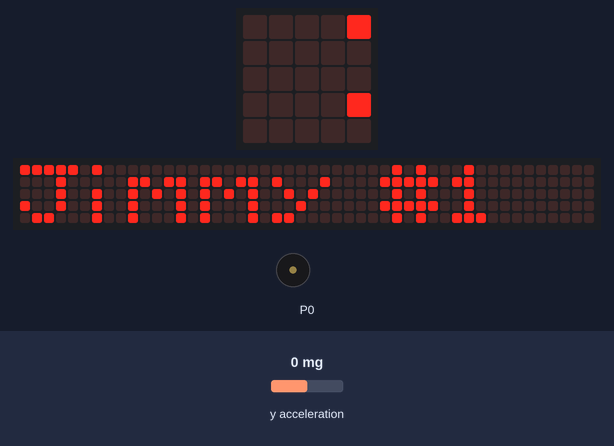
The program below on a simulated BBC micro:bit running MicroPython. Shown: the board's 5×5 LED display, a strip that is not on the board, showing the scrolling text unrolled, buzzer (waves = sounding). Inputs (shaded band) come from the test bench; at power-on: y acceleration 0 mg. The 48×5 strip is a reading aid, not a part: it shows the text the display is scrolling, unrolled, one strip-width of it at a time.

Above: at 0.1 s.
At 6.5 s:
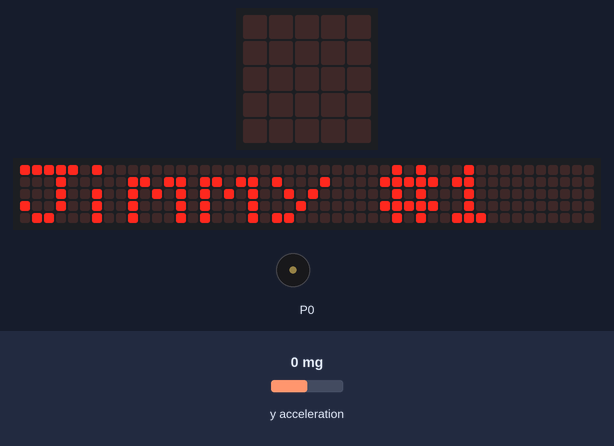
7.9 s: y acceleration set to 750 mg
At 10.8 s:
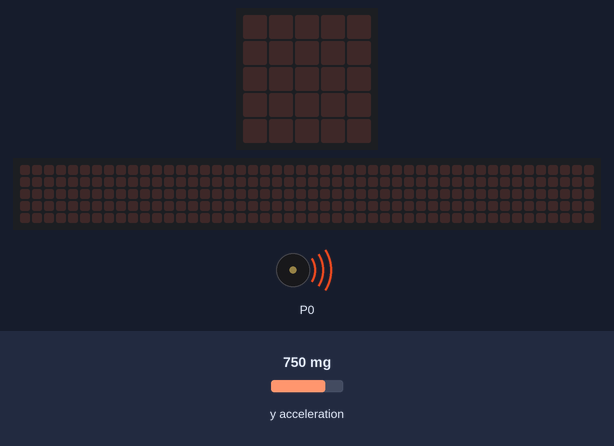
10.9 s: y acceleration set to 0 mg
12.4 s: y acceleration set to 1440 mg
Timing chart, 0 to 15.4 s (numbered marks = the images above; inputs shaded):
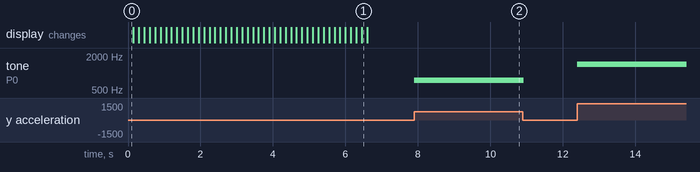

The program:

MUSIC3_PY.py
```python
# Add your Python code here. E.g.

from microbit import *

import music


# play Prelude in C.

notes = [

    'c4:1', 'e', 'g', 'c5', 'e5', 'g4', 'c5', 'e5', 'c4', 'e', 'g', 'c5', 'e5', 'g4', 'c5', 'e5',

    'c4', 'd', 'g', 'd5', 'f5', 'g4', 'd5', 'f5', 'c4', 'd', 'g', 'd5', 'f5', 'g4', 'd5', 'f5',

    'b3', 'd4', 'g', 'd5', 'f5', 'g4', 'd5', 'f5', 'b3', 'd4', 'g', 'd5', 'f5', 'g4', 'd5', 'f5',

    'c4', 'e', 'g', 'c5', 'e5', 'g4', 'c5', 'e5', 'c4', 'e', 'g', 'c5', 'e5', 'g4', 'c5', 'e5',

    'c4', 'e', 'a', 'e5', 'a5', 'a4', 'e5', 'a5', 'c4', 'e', 'a', 'e5', 'a5', 'a4', 'e5', 'a5',

    'c4', 'd', 'f#', 'a', 'd5', 'f#4', 'a', 'd5', 'c4', 'd', 'f#', 'a', 'd5', 'f#4', 'a', 'd5',

    'b3', 'd4', 'g', 'd5', 'g5', 'g4', 'd5', 'g5', 'b3', 'd4', 'g', 'd5', 'g5', 'g4', 'd5', 'g5',

    'b3', 'c4', 'e', 'g', 'c5', 'e4', 'g', 'c5', 'b3', 'c4', 'e', 'g', 'c5', 'e4', 'g', 'c5',

    'b3', 'c4', 'e', 'g', 'c5', 'e4', 'g', 'c5', 'b3', 'c4', 'e', 'g', 'c5', 'e4', 'g', 'c5',

    'a3', 'c4', 'e', 'g', 'c5', 'e4', 'g', 'c5', 'a3', 'c4', 'e', 'g', 'c5', 'e4', 'g', 'c5',

    'd3', 'a', 'd4', 'f#', 'c5', 'd4', 'f#', 'c5', 'd3', 'a', 'd4', 'f#', 'c5', 'd4', 'f#', 'c5',

    'g3', 'b', 'd4', 'g', 'b', 'd', 'g', 'b', 'g3', 'b3', 'd4', 'g', 'b', 'd', 'g', 'b'

]


display.scroll("Jimmy #1")
#music.play(notes)

while True:

    music.pitch(accelerometer.get_y(), 10)
```

Measured:
- after the input at 7.9 s, tone on P0: silent → 750 Hz at once
- after the input at 10.9 s, tone on P0: 750 Hz → silent at once
- after the input at 12.4 s, tone on P0: silent → 1440 Hz at once
